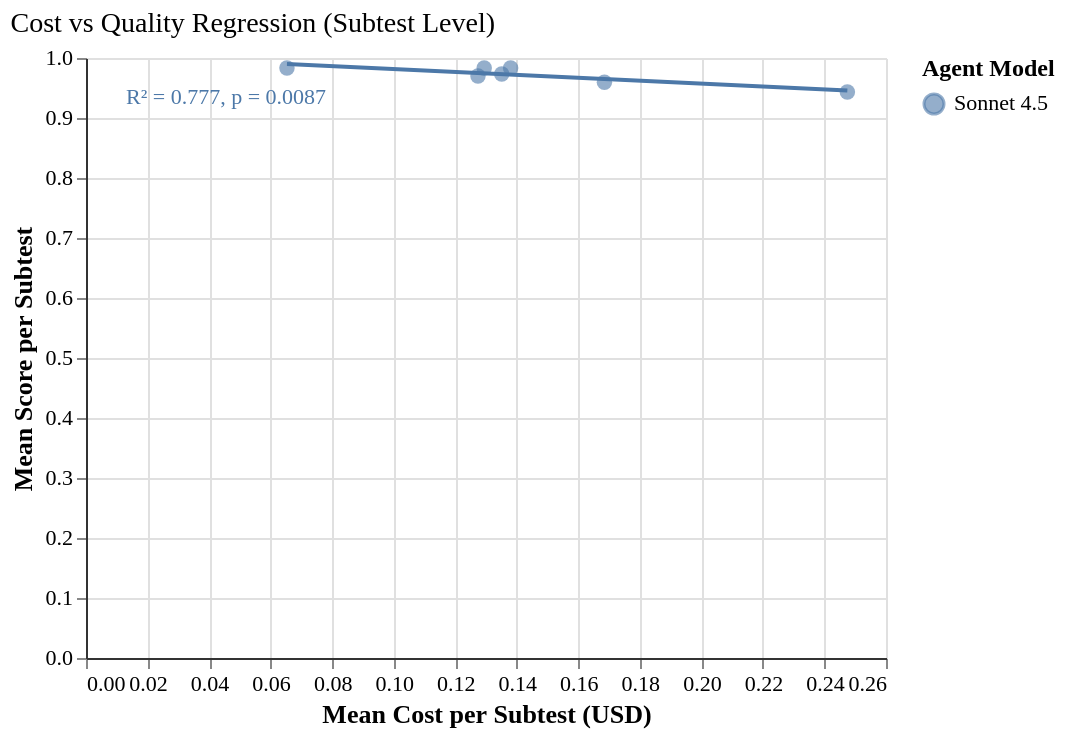

Express this chart as Vega-Lite.
### Vega-Lite specification from a JSON file in a GitHub repository (floating-point values rounded to 4 significant figures)
{"config": {"font": "serif", "axis": {"labelFontSize": 11, "titleFontSize": 13, "gridColor": "#e0e0e0", "domainColor": "#333333"}, "legend": {"labelFontSize": 11, "titleFontSize": 12}, "title": {"fontSize": 14, "anchor": "start", "fontWeight": "normal"}, "view": {"stroke": null, "continuousWidth": 400, "continuousHeight": 300, "strokeWidth": 0}, "mark": {"tooltip": true}}, "layer": [{"data": {"name": "data-f5712c7deadd6ffff16b476672cdd2ed"}, "mark": {"type": "circle", "opacity": 0.6, "size": 60}, "encoding": {"color": {"field": "agent_model", "scale": {"domain": ["Sonnet 4.5"], "range": ["#4C78A8"]}, "title": "Agent Model", "type": "nominal"}, "tooltip": [{"field": "agent_model", "title": "Model", "type": "nominal"}, {"field": "tier", "title": "Tier", "type": "ordinal"}, {"field": "subtest", "title": "Subtest", "type": "ordinal"}, {"field": "mean_cost", "format": "$.4f", "title": "Mean Cost", "type": "quantitative"}, {"field": "mean_score", "format": ".3f", "title": "Mean Score", "type": "quantitative"}], "x": {"field": "mean_cost", "title": "Mean Cost per Subtest (USD)", "type": "quantitative"}, "y": {"field": "mean_score", "scale": {"domain": [0, 1]}, "title": "Mean Score per Subtest", "type": "quantitative"}}}, {"data": {"name": "data-a13ae32506c22e81207ea2aaf7dd4ce3"}, "mark": {"type": "line", "strokeWidth": 2}, "encoding": {"color": {"field": "agent_model", "scale": {"domain": ["Sonnet 4.5"], "range": ["#4C78A8"]}, "type": "nominal"}, "x": {"field": "x", "type": "quantitative"}, "y": {"field": "y", "type": "quantitative"}}}, {"data": {"name": "data-0496a05e89d12411f4f3ae0e446c8e47"}, "mark": {"type": "text", "align": "left", "dx": 10, "dy": 10, "fontSize": 11}, "encoding": {"color": {"field": "agent_model", "scale": {"domain": ["Sonnet 4.5"], "range": ["#4C78A8"]}, "type": "nominal"}, "text": {"field": "annotation", "type": "nominal"}, "x": {"value": 10}, "y": {"value": 10}}}], "title": "Cost vs Quality Regression (Subtest Level)", "$schema": "https://vega.github.io/schema/vega-lite/v6.1.0.json", "datasets": {"data-f5712c7deadd6ffff16b476672cdd2ed": [{"agent_model": "Sonnet 4.5", "tier": "T0", "subtest": "00", "mean_cost": 0.1351, "mean_score": 0.9733}, {"agent_model": "Sonnet 4.5", "tier": "T1", "subtest": "01", "mean_cost": 0.1274, "mean_score": 0.97}, {"agent_model": "Sonnet 4.5", "tier": "T2", "subtest": "01", "mean_cost": 0.138, "mean_score": 0.9833}, {"agent_model": "Sonnet 4.5", "tier": "T3", "subtest": "01", "mean_cost": 0.1294, "mean_score": 0.9833}, {"agent_model": "Sonnet 4.5", "tier": "T4", "subtest": "01", "mean_cost": 0.1685, "mean_score": 0.9595}, {"agent_model": "Sonnet 4.5", "tier": "T5", "subtest": "01", "mean_cost": 0.06531, "mean_score": 0.9833}, {"agent_model": "Sonnet 4.5", "tier": "T6", "subtest": "01", "mean_cost": 0.2474, "mean_score": 0.9433}], "data-a13ae32506c22e81207ea2aaf7dd4ce3": [{"agent_model": "Sonnet 4.5", "slope": null, "intercept": null, "r_squared": null, "p_value": null, "x": 0.06531, "y": 0.99, "type": "regression_line"}, {"agent_model": "Sonnet 4.5", "slope": null, "intercept": null, "r_squared": null, "p_value": null, "x": 0.2474, "y": 0.946, "type": "regression_line"}], "data-0496a05e89d12411f4f3ae0e446c8e47": [{"agent_model": "Sonnet 4.5", "slope": -0.2416, "intercept": 1.006, "r_squared": 0.7766, "p_value": 0.008747, "x": null, "y": null, "type": NaN, "annotation": "R² = 0.777, p = 0.0087"}]}}
